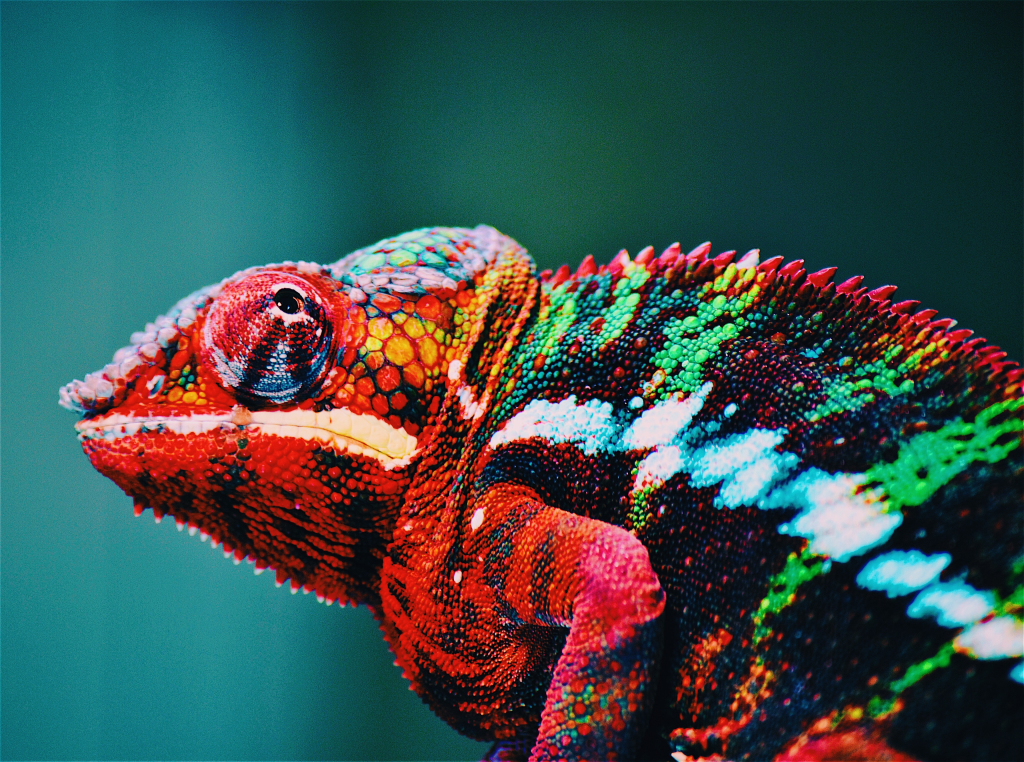
#> input picture manipulando_img/image/camaleao.jpg, 4096 x 3047 px (shown at 1/4 size)
$ python manipulando.py
#> lines starting #> are read from the running program, lines starting #| are printed output that depends on the picture; after the words box and inside, x2 and y2 are one past the last pixel; in counts of white or black regions, pixels touching at a corner belong together
import cv2

# Carregar e redimensiona a imagem
image_path = 'image/camaleao.jpg'
image = cv2.imread(image_path)
#> image is the input picture: shape (3047, 4096, 3); mean B, G, R 78, 80.1, 59.2
image = cv2.resize(image,(0,0), fx=0.3, fy=0.3)
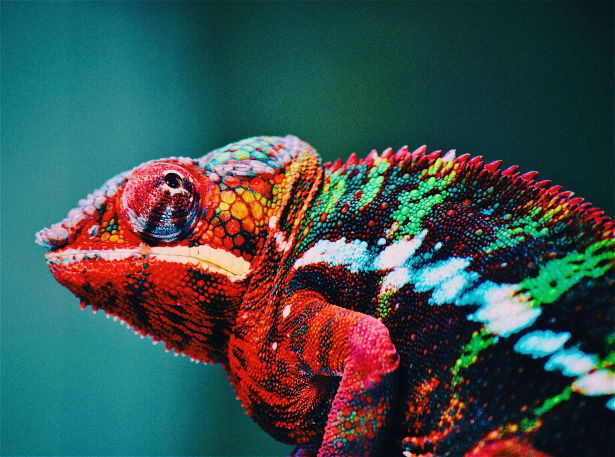
#> image: shape (914, 1229, 3) (shown at 1/2 size); mean B, G, R 77.9, 80, 59.1

if image is not None:
    # Redimensiona a imagem para um novo tamanho
    new_size = (300, 200)
    resized_image = cv2.resize(image, new_size)
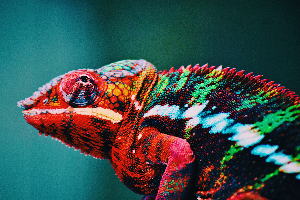
#> resized_image: shape (200, 300, 3); mean B, G, R 77.7, 79.8, 58.9

    # Converte a imagem para escala de cinza
    gray_image = cv2.cvtColor(image, cv2.COLOR_BGR2GRAY)
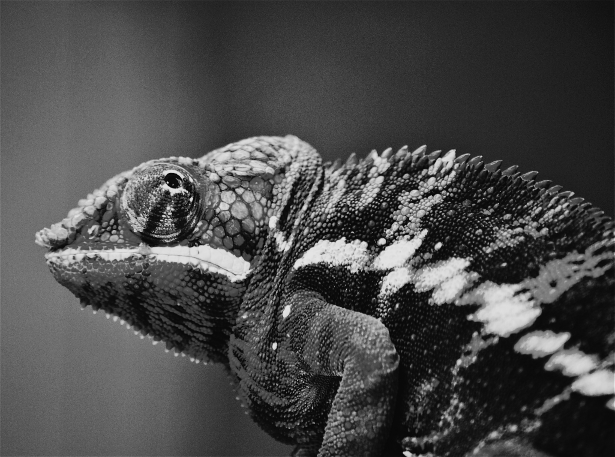
#> gray_image: shape (914, 1229) (shown at 1/2 size); min 1, max 240, mean 73.5

    # Aplica um filtro de desfoque
    blurred_image = cv2.GaussianBlur(image, (55, 55), 0)
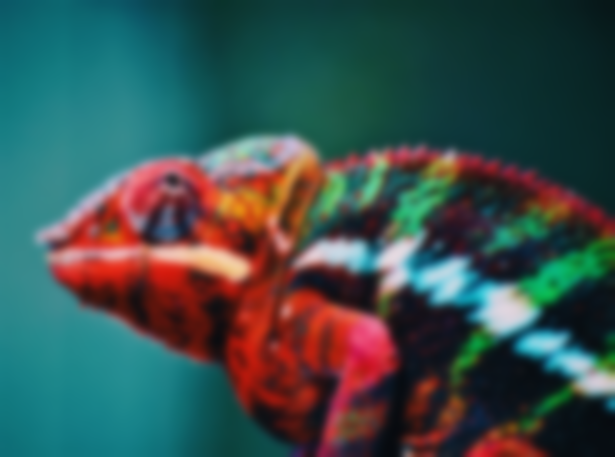
#> blurred_image: shape (914, 1229, 3) (shown at 1/2 size); mean B, G, R 77.9, 80, 59.1

    # Aplicar a limiarização (binarização)
    threshold_value = 128  # Valor da limiar
    max_value = 255       # Valor máximo para pixels acima da limiar
    ret, binary_image = cv2.threshold(gray_image, threshold_value, max_value, cv2.THRESH_BINARY)
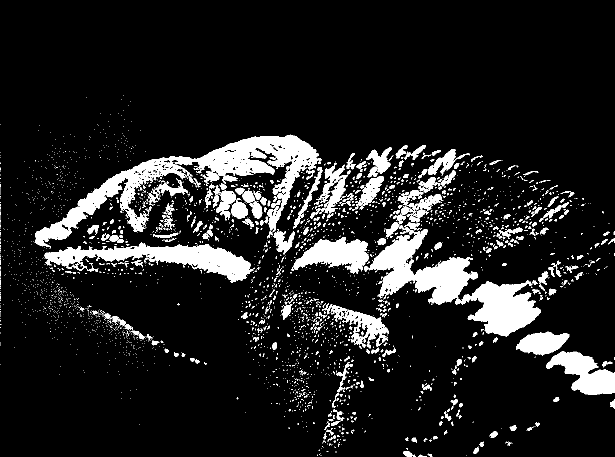
#> binary_image: shape (914, 1229) (shown at 1/2 size); 11.4% white; 3115 white regions (2768 under 20 px), largest, box (x1, y1, x2, y2) and area: (70, 269, 643, 498) 26237, (739, 454, 1082, 673) 24026, (89, 485, 510, 565) 12752
#> ret = 128

    # Detectar bordas
    edges = cv2.Canny(image, 0, 255)
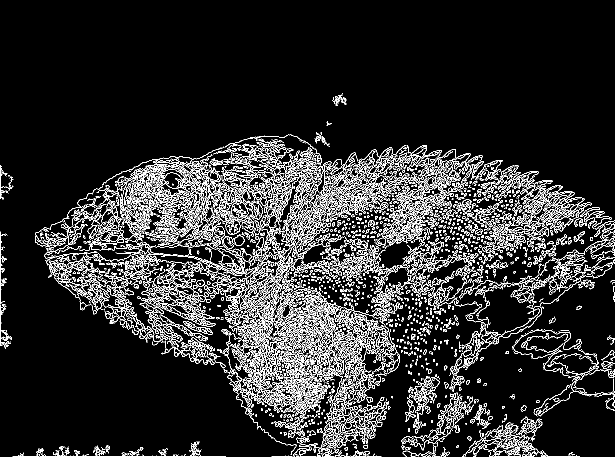
#> edges: shape (914, 1229) (shown at 1/2 size); 11.1% white in thin lines or dots, all inside (x1, y1, x2, y2) = (0, 186, 1229, 914)


    # Exibe as imagens em janelas separadas
    cv2.imshow('Imagem Original', image)
    cv2.waitKey(2000)
    cv2.imshow('Imagem Redimensionada', resized_image)
    cv2.waitKey(2000)
    cv2.imshow('Imagem em Escala de Cinza', gray_image)
    cv2.waitKey(2000)
    cv2.imshow('Imagem Desfocada', blurred_image)
    cv2.waitKey(2000)
    cv2.imshow('Bordas', edges)
    cv2.waitKey(2000)
    cv2.imshow('Imagem Binarizada', binary_image)
    cv2.waitKey(2000)

    # Espera até que uma tecla seja pressionada e fecha as janelas
    cv2.destroyAllWindows()
else:
    print('Erro ao carregar a imagem.')

$ run again, with manipulando_img/image/criancas.jpg copied over manipulando_img/image/camaleao.jpg
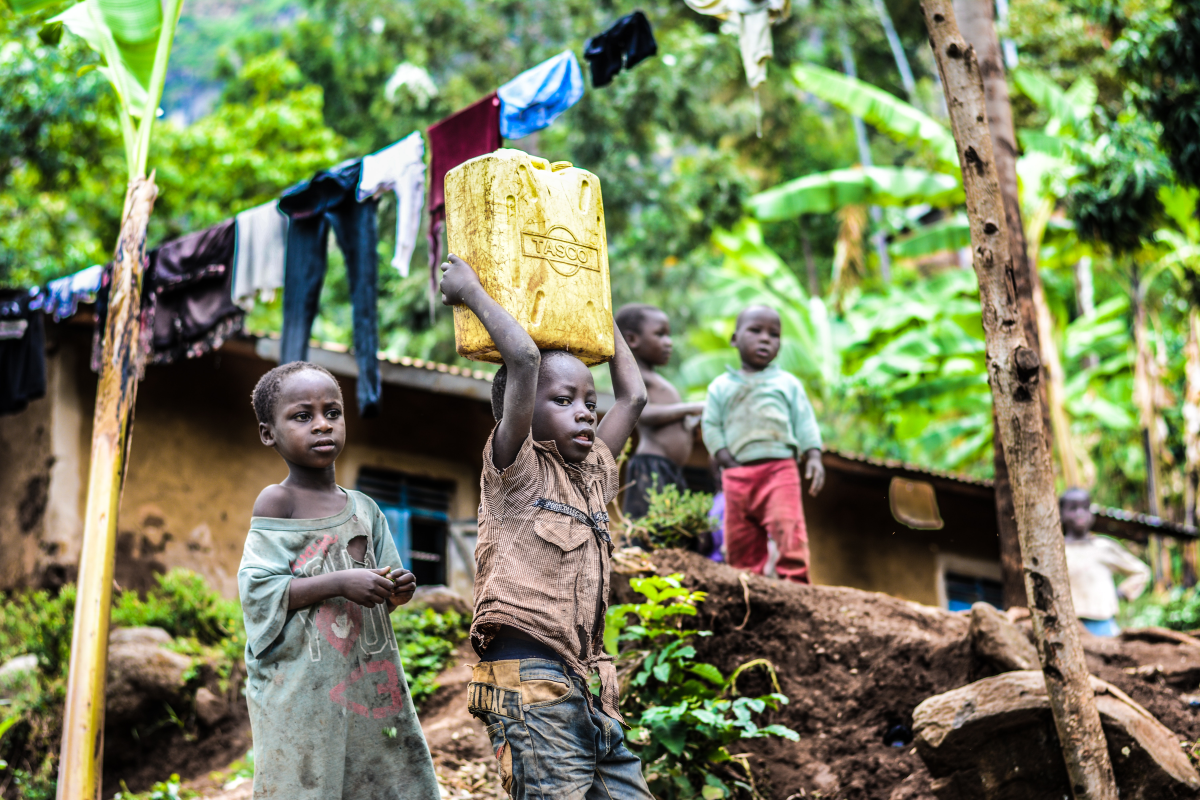
#> input picture manipulando_img/image/criancas.jpg, 6000 x 4000 px (shown at 1/5 size)
#> image is the input picture: shape (4000, 6000, 3); mean B, G, R 93, 129.4, 121.1
#> image: shape (1200, 1800, 3)
#> `ret, binary_image = cv2.threshold(gray_image, threshold_value, max_val..`:
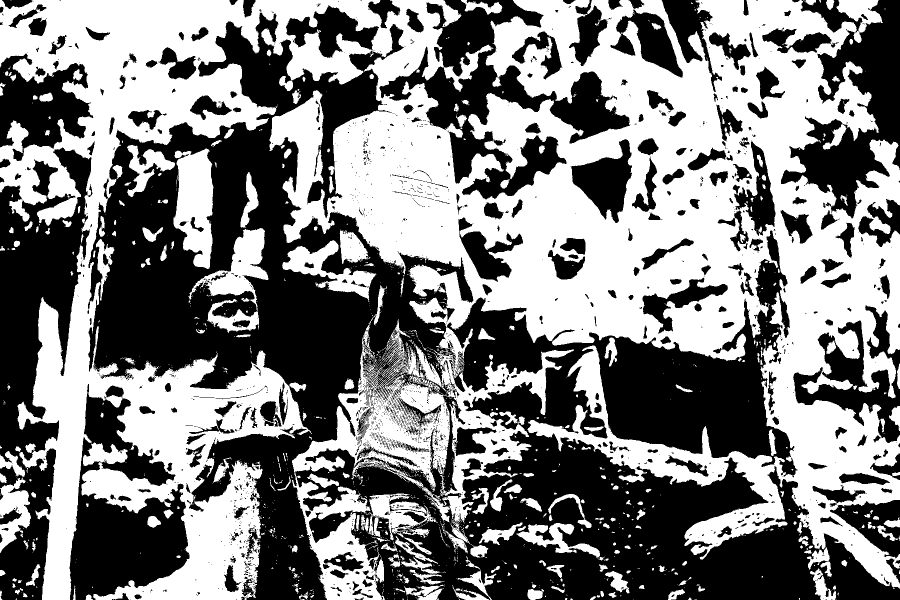
#> binary_image: shape (1200, 1800) (shown at 1/2 size); 50.1% white; 2330 black regions (1981 under 20 px), largest, box (x1, y1, x2, y2) and area: (176, 25, 1800, 1200) 627400, (0, 295, 183, 1200) 80759, (759, 0, 1260, 399) 61028
#> ret = 128
#> `edges = cv2.Canny(image, 0, 255)`:
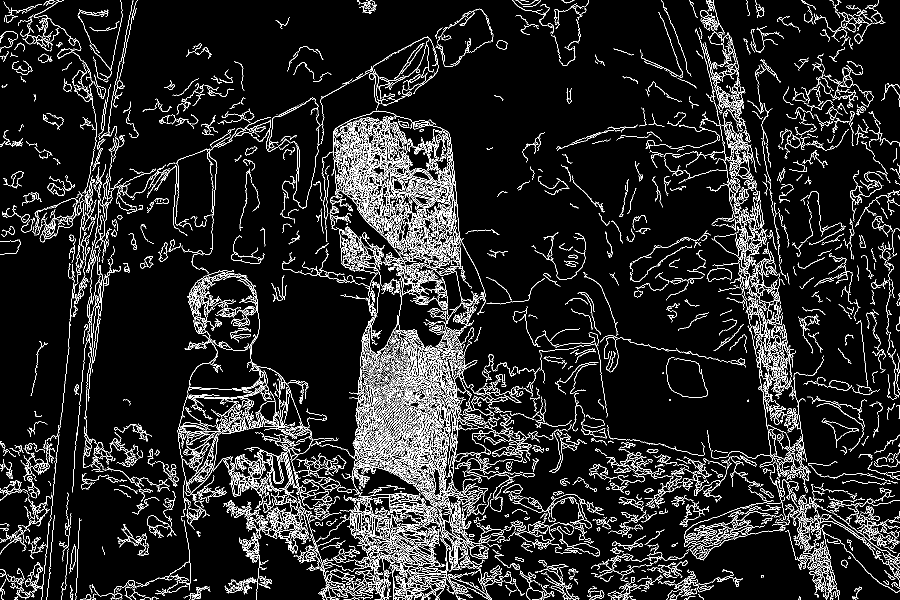
#> edges: shape (1200, 1800) (shown at 1/2 size); 9.2% white in thin lines or dots
